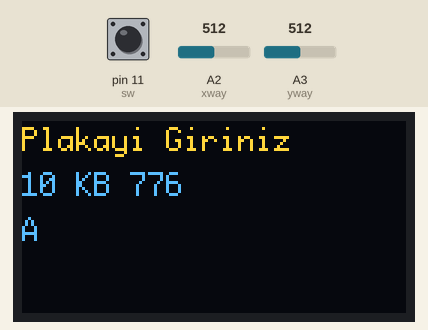
Bench run of a sketch on a simulated Arduino Uno, built with avr-gcc and run on an emulated ATmega328P. On the bench: 128×64 one-colour display. The test bench sets the inputs (shaded band); at power-on: A3 (yway) = 512, pin 11 (sw) LOW, A2 (xway) = 512. The OLED is the two-colour kind (top 16 rows yellow); what the sketch prints to the serial monitor is not drawn.

Above: at 1.3 s.
1.4 s: A3 (yway) set to 641
2.9 s: A3 (yway) set to 662
At 3.42 s:
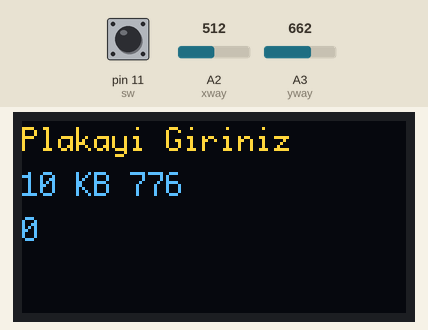
5.7 s: pin 11 (sw) pulled HIGH for 1 s
At 6.85 s:
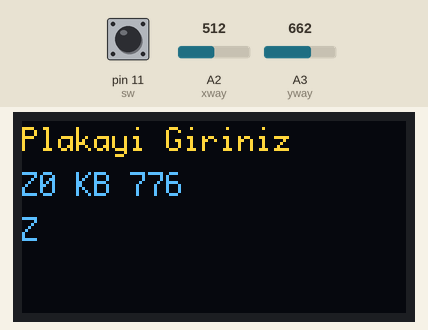
9.1 s: pin 11 (sw) pulled HIGH for 0.2 s
At 9.69 s:
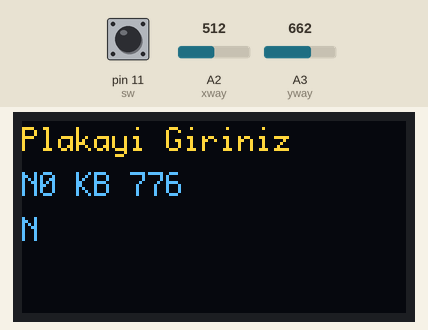
11.6 s: pin 11 (sw) pulled HIGH for 0.2 s
At 12.21 s:
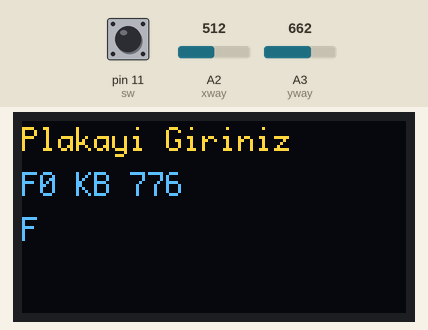
14.4 s: pin 11 (sw) pulled HIGH for 3.2 s
At 17.85 s:
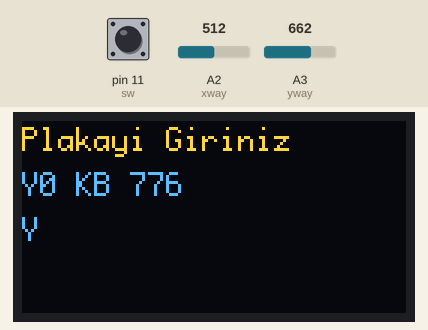
Timing chart, 0 to 19.4 s (numbered marks = the images above; inputs shaded):
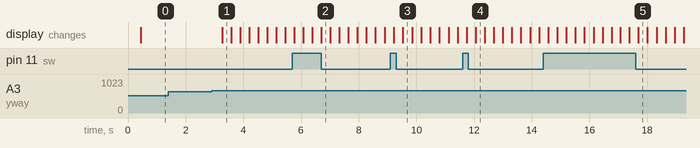

The sketch:

32_joystick.ino
```cpp
#include "U8glib.h"
U8GLIB_SH1106_128X64 u8g(U8G_I2C_OPT_NONE);

#define xway 2
#define yway 3
#define sw 11

int xval;
int yval;
int swval;

char Letters[34]={"ABCDEFGHIJKLMNOPRSTUVYZ 1234567890"};
char plaka[10]="10 KB 776";
int plaka_position=0;
int letter_position=0;


void setup() {
  Serial.begin(9600);
  pinMode(xway, INPUT);
  pinMode(yway, INPUT);
  pinMode(sw, INPUT);
  for(int i=0;i<35;i++){
    Serial.print(i);Serial.println(Letters[i]);
  }

}


void loop() {
  xval=analogRead(xway);
  yval=analogRead(yway);
  swval=digitalRead(sw);
  Serial.print("*********************: ");Serial.println(digitalRead(sw));

  Serial.println("---------");
  Serial.print("xwal: ");Serial.println(xval);
  Serial.print("ywal: ");Serial.println(yval);
  Serial.print("sw: ");Serial.println(swval);
  Serial.print("plaka: ");Serial.println(plaka);
  Serial.print("plaka_position: ");Serial.println(plaka_position);
  Serial.print("letter_position: ");Serial.println(letter_position);
  Serial.print("letter: ");Serial.println(Letters[letter_position]);

  if( yval<200) letter_position++;
  if(yval>650) letter_position--;
  if(letter_position<0)letter_position=33;
  if(letter_position>33)letter_position=0;


  if( xval<200) plaka_position++;
  if(xval>650) plaka_position--;
  if(plaka_position<0)plaka_position=9;
  if(plaka_position>9)plaka_position=0;

  if(swval==1) plaka[plaka_position]=Letters[letter_position];

  u8g.firstPage();
  do {
      u8g.setFont(u8g_font_profont12);
      u8g.setPrintPos(0, 10);
      u8g.print("Plakayi Giriniz");
      u8g.setPrintPos(0, 25);
      u8g.print(plaka);
      u8g.setPrintPos(plaka_position*6, 40);
      u8g.print(Letters[letter_position]);


    } while (u8g.nextPage() );
  delay(50);


}
```

Measured:
- the behaviour switches between 650 and 651 on A3 (yway) (found by bisection; images 0 and 1)
- after the input at 1.4 s, every drawn part: stays the same
- after the input at 2.9 s, the display: changes after 0.36 s (image 1)
- after the input at 9.1 s, the display: first differs from a run without the input after 0.43 s (image 3)
- after the input at 11.6 s, the display: first differs from a run without the input after 0.46 s (image 4)
- after the input at 14.4 s, the display: first differs from a run without the input after 0.48 s (image 5 shows a later state)
